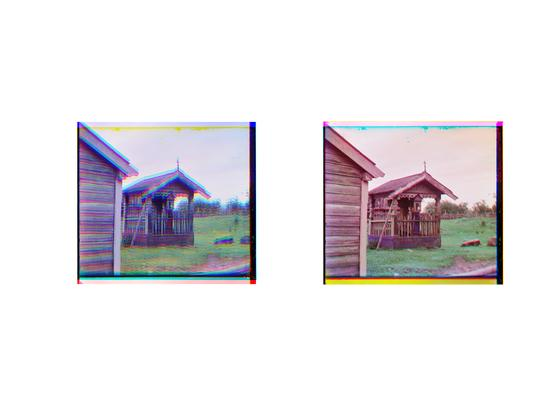
%> input picture image_alignment/it_works_ee.jpg, 560 x 420 px
$ octave automatic_contrast.m   (GNU Octave 9; MATLAB toolbox functions it lacks are replaced by stand-ins)
%> lines starting %> are read from the running program, lines starting %| are printed output that depends on the picture
%% Clean up
% These functions calls clean up the MATLAB environment and close all windows
% open "extra" windows.
clear all
close all


%% Variables
% The next few lines define variables for the locations and types of image files
% we will be reading and writing. You  will likely want to change the input and
% output directories to match you personal environment.
input_dir = '';
output_dir = '';
file_ext = 'jpg';
file_name = 'it_works_ee.jpg';

%% Read image file
% Here we read the input jpg file into a 3D array of 8-bit integers. Before we
% start to manipulate this image it is very important that we first convert the
% integer values into doubles.
I = imread([input_dir file_name]);
%> I is the input picture: size 420x560x3 uint8; mean R, G, B 229.9, 227.1, 229.8
I = im2double(I);
%> I: size 420x560x3 double
R = I(:,:,1);
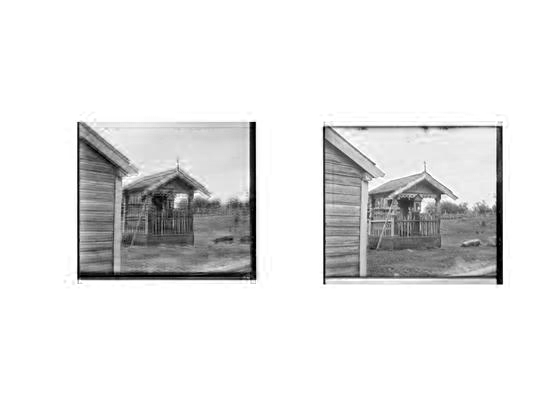
%> R: size 420x560 double; min 0, max 1, mean 0.901
G = I(:,:,2);
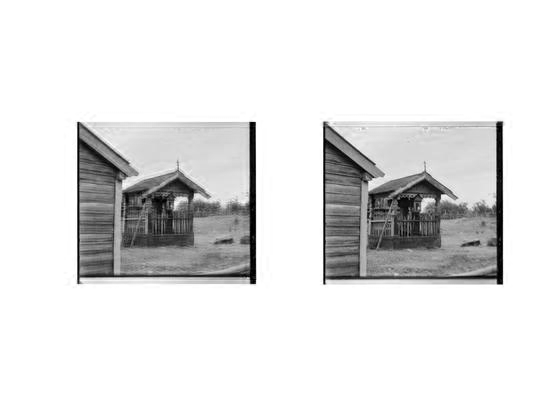
%> G: size 420x560 double; min 0, max 1, mean 0.891
B = I(:,:,3);
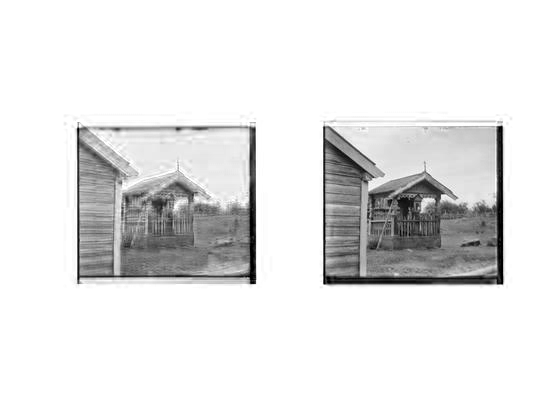
%> B: size 420x560 double; min 0, max 1, mean 0.901; mean of the top-left, top-right, bottom-left and bottom-right quarters 0.935, 0.914, 0.89, 0.866

% contrastedImage = imadjust(I,[darkestRValue darkestGValue darkestBValue]; lightestRValue lightestGValue lightestBValue],[]);
R = imadjust(R);
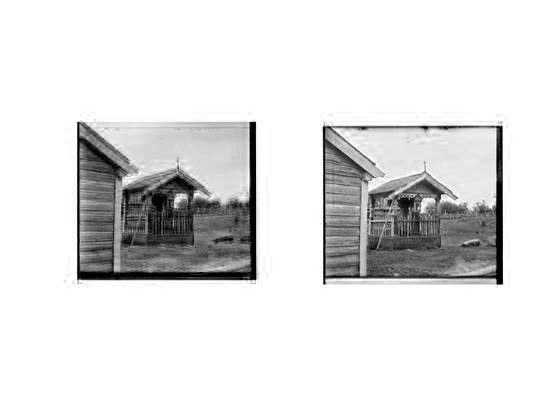
%> R: size 420x560 double; min 0, max 1, mean 0.886
B = imadjust(B);
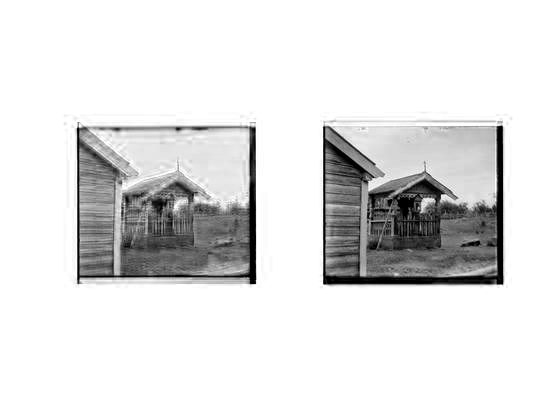
%> B: size 420x560 double; min 0, max 1, mean 0.885
G = imadjust(G);
contrastedImage = cat(3, R,B,G);
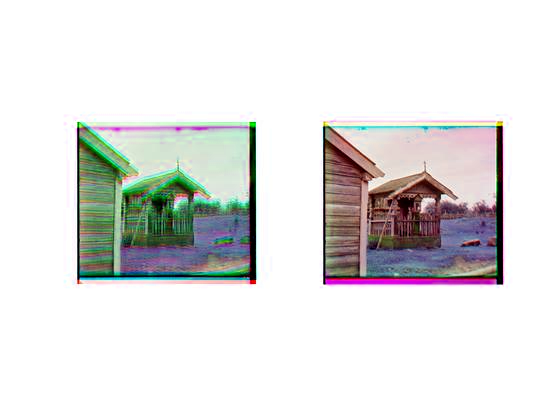
%> contrastedImage: size 420x560x3 double; mean R, G, B 0.886, 0.885, 0.882

%% Attempt to do automatic contrasting
figure
subplot(1,2,1)
imshow(I)
subplot(1,2,2)
imshow(contrastedImage)
